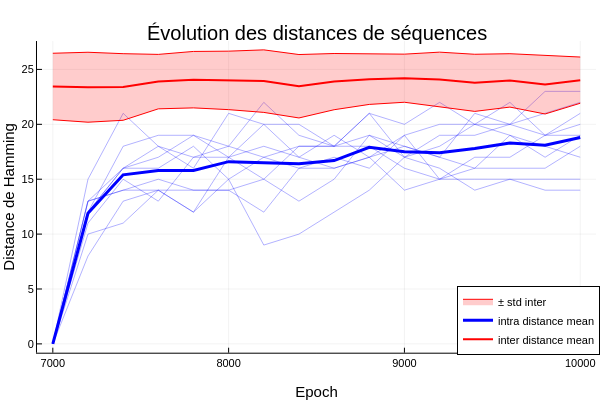

Source (notebook cell):
### Markdown cell above
### Chain evolution

### Code cell
paths_reduced = reduce_data(PATHS, 10)
beta = 1000.0

seq_over_time = multi_init_seq_over_time(target_number, all_ctc_maps, epochs=10000, beta=beta, threshold=7000, step=200, runs=10)
plot_distances_inter_intra(seq_over_time, beta=beta)

### Figure 1 — Plotly figure (JSON) as saved in the notebook; plotly's stock layout.template omitted (floating-point values rounded to 4 significant figures)
{"data": [{"colorbar": {"len": 0.8657, "title": "", "x": 0.9934, "y": 0.5087}, "legendgroup": "", "line": {"color": "rgba(0, 0, 255, 0.300)", "dash": "solid", "shape": "linear", "width": 1}, "mode": "lines", "name": "", "showlegend": false, "type": "scatter", "x": [7000, 7200, 7400, 7600, 7800, 8000, 8200, 8400, 8600, 8800, 9000, 9200, 9400, 9600, 9800, 10000], "xaxis": "x", "y": [0, 13, 14, 14, 14, 14, 15, 13, 15, 19, 18, 17, 16, 19, 18, 17], "yaxis": "y"}, {"colorbar": {"len": 0.8657, "title": "", "x": 0.9934, "y": 0.5087}, "legendgroup": "", "line": {"color": "rgba(0, 0, 255, 0.300)", "dash": "solid", "shape": "linear", "width": 1}, "mode": "lines", "name": "", "showlegend": false, "type": "scatter", "x": [7000, 7200, 7400, 7600, 7800, 8000, 8200, 8400, 8600, 8800, 9000, 9200, 9400, 9600, 9800, 10000], "xaxis": "x", "y": [0, 8, 13, 14, 12, 15, 9, 10, 12, 14, 17, 16, 14, 15, 15, 15], "yaxis": "y"}, {"colorbar": {"len": 0.8657, "title": "", "x": 0.9934, "y": 0.5087}, "legendgroup": "", "line": {"color": "rgba(0, 0, 255, 0.300)", "dash": "solid", "shape": "linear", "width": 1}, "mode": "lines", "name": "", "showlegend": false, "type": "scatter", "x": [7000, 7200, 7400, 7600, 7800, 8000, 8200, 8400, 8600, 8800, 9000, 9200, 9400, 9600, 9800, 10000], "xaxis": "x", "y": [0, 11, 15, 13, 17, 18, 17, 18, 18, 19, 17, 18, 20, 20, 23, 23], "yaxis": "y"}, {"colorbar": {"len": 0.8657, "title": "", "x": 0.9934, "y": 0.5087}, "legendgroup": "", "line": {"color": "rgba(0, 0, 255, 0.300)", "dash": "solid", "shape": "linear", "width": 1}, "mode": "lines", "name": "", "showlegend": false, "type": "scatter", "x": [7000, 7200, 7400, 7600, 7800, 8000, 8200, 8400, 8600, 8800, 9000, 9200, 9400, 9600, 9800, 10000], "xaxis": "x", "y": [0, 12, 18, 19, 19, 17, 20, 17, 16, 17, 18, 17, 21, 20, 21, 22], "yaxis": "y"}, {"colorbar": {"len": 0.8657, "title": "", "x": 0.9934, "y": 0.5087}, "legendgroup": "", "line": {"color": "rgba(0, 0, 255, 0.300)", "dash": "solid", "shape": "linear", "width": 1}, "mode": "lines", "name": "", "showlegend": false, "type": "scatter", "x": [7000, 7200, 7400, 7600, 7800, 8000, 8200, 8400, 8600, 8800, 9000, 9200, 9400, 9600, 9800, 10000], "xaxis": "x", "y": [0, 12, 16, 18, 17, 17, 18, 17, 19, 17, 19, 20, 20, 22, 19, 21], "yaxis": "y"}, {"colorbar": {"len": 0.8657, "title": "", "x": 0.9934, "y": 0.5087}, "legendgroup": "", "line": {"color": "rgba(0, 0, 255, 0.300)", "dash": "solid", "shape": "linear", "width": 1}, "mode": "lines", "name": "", "showlegend": false, "type": "scatter", "x": [7000, 7200, 7400, 7600, 7800, 8000, 8200, 8400, 8600, 8800, 9000, 9200, 9400, 9600, 9800, 10000], "xaxis": "x", "y": [0, 13, 14, 15, 14, 14, 12, 16, 16, 17, 14, 15, 15, 15, 14, 14], "yaxis": "y"}, {"colorbar": {"len": 0.8657, "title": "", "x": 0.9934, "y": 0.5087}, "legendgroup": "", "line": {"color": "rgba(0, 0, 255, 0.300)", "dash": "solid", "shape": "linear", "width": 1}, "mode": "lines", "name": "", "showlegend": false, "type": "scatter", "x": [7000, 7200, 7400, 7600, 7800, 8000, 8200, 8400, 8600, 8800, 9000, 9200, 9400, 9600, 9800, 10000], "xaxis": "x", "y": [0, 12, 16, 17, 19, 18, 22, 19, 18, 21, 17, 19, 19, 20, 19, 20], "yaxis": "y"}, {"colorbar": {"len": 0.8657, "title": "", "x": 0.9934, "y": 0.5087}, "legendgroup": "", "line": {"color": "rgba(0, 0, 255, 0.300)", "dash": "solid", "shape": "linear", "width": 1}, "mode": "lines", "name": "", "showlegend": false, "type": "scatter", "x": [7000, 7200, 7400, 7600, 7800, 8000, 8200, 8400, 8600, 8800, 9000, 9200, 9400, 9600, 9800, 10000], "xaxis": "x", "y": [0, 15, 21, 18, 16, 21, 20, 20, 18, 21, 20, 22, 20, 19, 17, 19], "yaxis": "y"}, {"colorbar": {"len": 0.8657, "title": "", "x": 0.9934, "y": 0.5087}, "legendgroup": "", "line": {"color": "rgba(0, 0, 255, 0.300)", "dash": "solid", "shape": "linear", "width": 1}, "mode": "lines", "name": "", "showlegend": false, "type": "scatter", "x": [7000, 7200, 7400, 7600, 7800, 8000, 8200, 8400, 8600, 8800, 9000, 9200, 9400, 9600, 9800, 10000], "xaxis": "x", "y": [0, 13, 16, 16, 18, 15, 17, 16, 17, 16, 19, 15, 17, 17, 19, 19], "yaxis": "y"}, {"colorbar": {"len": 0.8657, "title": "", "x": 0.9934, "y": 0.5087}, "legendgroup": "", "line": {"color": "rgba(0, 0, 255, 0.300)", "dash": "solid", "shape": "linear", "width": 1}, "mode": "lines", "name": "", "showlegend": false, "type": "scatter", "x": [7000, 7200, 7400, 7600, 7800, 8000, 8200, 8400, 8600, 8800, 9000, 9200, 9400, 9600, 9800, 10000], "xaxis": "x", "y": [0, 10, 11, 14, 12, 17, 15, 18, 18, 18, 16, 15, 16, 16, 16, 18], "yaxis": "y"}, {"colorbar": {"len": 0.8657, "title": "", "x": 0.9934, "y": 0.5087}, "legendgroup": "± std inter", "line": {"color": "rgba(255, 0, 0, 1.000)", "dash": "solid", "shape": "linear", "width": 1}, "mode": "lines", "name": "± std inter", "showlegend": false, "type": "scatter", "x": [7000, 7200, 7400, 7600, 7800, 8000, 8200, 8400, 8600, 8800, 9000, 9200, 9400, 9600, 9800, 10000], "xaxis": "x", "y": [20.42, 20.19, 20.37, 21.41, 21.5, 21.34, 21.09, 20.58, 21.33, 21.81, 22.01, 21.6, 21.18, 21.57, 20.94, 21.92], "yaxis": "y"}, {"colorbar": {"len": 0.8657, "title": "", "x": 0.9934, "y": 0.5087}, "fill": "tonexty", "fillcolor": "rgba(255, 0, 0, 0.200)", "legendgroup": "± std inter", "line": {"color": "rgba(255, 0, 0, 1.000)", "dash": "solid", "shape": "linear", "width": 1}, "mode": "lines", "name": "± std inter", "showlegend": true, "type": "scatter", "x": [7000, 7200, 7400, 7600, 7800, 8000, 8200, 8400, 8600, 8800, 9000, 9200, 9400, 9600, 9800, 10000], "xaxis": "x", "y": [26.47, 26.56, 26.43, 26.37, 26.64, 26.66, 26.78, 26.36, 26.45, 26.41, 26.39, 26.57, 26.38, 26.43, 26.3, 26.13], "yaxis": "y"}, {"colorbar": {"len": 0.8657, "title": "", "x": 0.9934, "y": 0.5087}, "legendgroup": "intra distance mean", "line": {"color": "rgba(0, 0, 255, 1.000)", "dash": "solid", "shape": "linear", "width": 3}, "mode": "lines", "name": "intra distance mean", "showlegend": true, "type": "scatter", "x": [7000, 7200, 7400, 7600, 7800, 8000, 8200, 8400, 8600, 8800, 9000, 9200, 9400, 9600, 9800, 10000], "xaxis": "x", "y": [0, 11.9, 15.4, 15.8, 15.8, 16.6, 16.5, 16.4, 16.7, 17.9, 17.5, 17.4, 17.8, 18.3, 18.1, 18.8], "yaxis": "y"}, {"colorbar": {"len": 0.8657, "title": "", "x": 0.9934, "y": 0.5087}, "legendgroup": "inter distance mean", "line": {"color": "rgba(255, 0, 0, 1.000)", "dash": "solid", "shape": "linear", "width": 2}, "mode": "lines", "name": "inter distance mean", "showlegend": true, "type": "scatter", "x": [7000, 7200, 7400, 7600, 7800, 8000, 8200, 8400, 8600, 8800, 9000, 9200, 9400, 9600, 9800, 10000], "xaxis": "x", "y": [23.44, 23.38, 23.4, 23.89, 24.07, 24, 23.93, 23.47, 23.89, 24.11, 24.2, 24.09, 23.78, 24, 23.62, 24.02], "yaxis": "y"}], "layout": {"annotations": [{"font": {"color": "rgba(0, 0, 0, 1.000)", "family": "sans-serif", "size": 20}, "rotation": 0, "showarrow": false, "text": "Évolution des distances de séquences", "x": 0.5275, "xanchor": "center", "xref": "paper", "y": 1, "yanchor": "top", "yref": "paper"}], "height": 400, "legend": {"bgcolor": "rgba(255, 255, 255, 1.000)", "bordercolor": "rgba(0, 0, 0, 1.000)", "borderwidth": 1, "font": {"color": "rgba(0, 0, 0, 1.000)", "family": "sans-serif", "size": 11}, "title": {"font": {"color": "rgba(0, 0, 0, 1.000)", "family": "sans-serif", "size": 15}, "text": ""}, "tracegroupgap": 0, "traceorder": "normal", "x": 1, "xanchor": "right", "y": 0.07, "yanchor": "bottom"}, "margin": {"b": 20, "l": 0, "r": 0, "t": 20}, "paper_bgcolor": "rgba(255, 255, 255, 1.000)", "plot_bgcolor": "rgba(255, 255, 255, 1.000)", "showlegend": true, "width": 600, "xaxis": {"anchor": "y", "domain": [0.06165, 0.9934], "gridcolor": "rgba(0, 0, 0, 0.100)", "gridwidth": 0.5, "linecolor": "rgba(0, 0, 0, 1.000)", "mirror": false, "range": [6910, 10090], "showgrid": true, "showline": true, "showticklabels": true, "tickangle": 0, "tickcolor": "rgb(0, 0, 0)", "tickfont": {"color": "rgba(0, 0, 0, 1.000)", "family": "sans-serif", "size": 11}, "tickmode": "array", "ticks": "inside", "ticktext": ["7000", "8000", "9000", "10000"], "tickvals": [7000, 8000, 9000, 10000], "title": "Epoch", "titlefont": {"color": "rgba(0, 0, 0, 1.000)", "family": "sans-serif", "size": 15}, "type": "-", "visible": true, "zeroline": false, "zerolinecolor": "rgba(0, 0, 0, 1.000)"}, "yaxis": {"anchor": "x", "domain": [0.07581, 0.9415], "gridcolor": "rgba(0, 0, 0, 0.100)", "gridwidth": 0.5, "linecolor": "rgba(0, 0, 0, 1.000)", "mirror": false, "range": [-0.8034, 27.58], "showgrid": true, "showline": true, "showticklabels": true, "tickangle": 0, "tickcolor": "rgb(0, 0, 0)", "tickfont": {"color": "rgba(0, 0, 0, 1.000)", "family": "sans-serif", "size": 11}, "tickmode": "array", "ticks": "inside", "ticktext": ["0", "5", "10", "15", "20", "25"], "tickvals": [0, 5, 10, 15, 20, 25], "title": "Distance de Hamming", "titlefont": {"color": "rgba(0, 0, 0, 1.000)", "family": "sans-serif", "size": 15}, "type": "-", "visible": true, "zeroline": false, "zerolinecolor": "rgba(0, 0, 0, 1.000)"}}}
